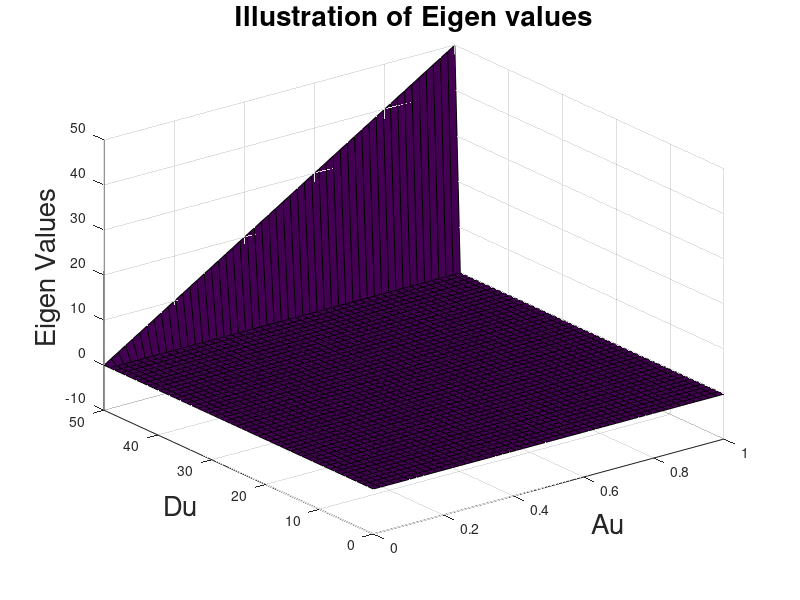
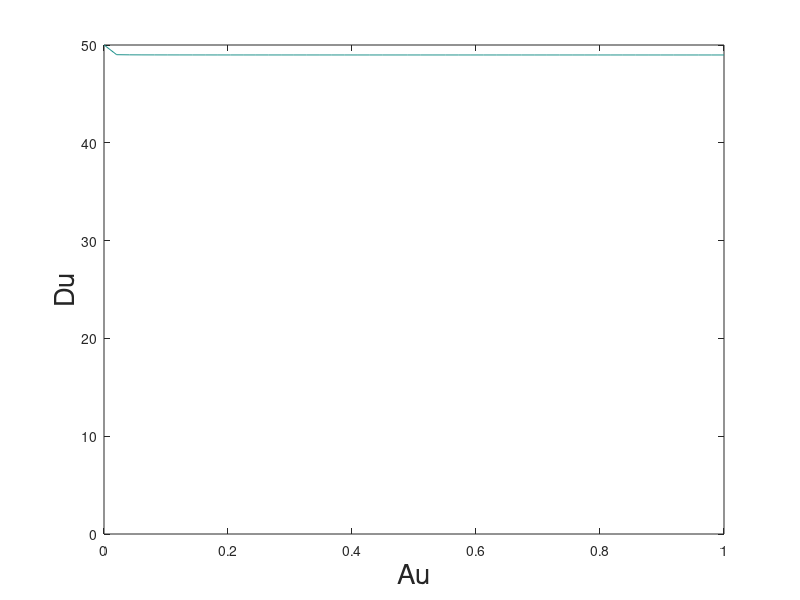

These charts were generated, in order, by the following MATLAB code:
% Project II _ Original Model
% Bifurcation and stability analysis (for au, du) (progenitor cells)
%%%
% Find the eigen values to perform stability analysis for the system
%%%
% Define the matrix
lowbound = 0;
upbound = 1;
N = 50;

% Changes in the parameters for progenitor cells
eigenvalues = zeros(1,N);

aw = .1
au_vec = linspace(lowbound, upbound, N);
dw = .3;
du_vec = linspace(lowbound, N, N);
mu = .01;
mw = .02;
mv = .03;

% use for loop to create matrix A for each value of aw and dw 

for i =1:N
    au = au_vec(i);
    for j = 1:N
        du = du_vec(j);
     %    w                           u               v
     A = [(((2*aw - 1).*dw)-mw)      0               0;
        2*(1 - aw).*dw     (2*au - 1).*du-mu      0;
         0                   2*(1 -au).*du         -1*mv];
    eval = eig(A);
    eigenvalues(i,j)= eval(1); % try trace and det instead!
    end
end

% Plot
[Au, Du] = meshgrid(au_vec, du_vec)

figure(1);
surf(Au, Du,eigenvalues)
title('Illustration of Eigen values','fontsize',20)
xlabel('Au','fontsize',20)
ylabel('Du','fontsize',20)
zlabel('Eigen Values','fontsize',20)

% Plot the contour for values of aw, dw where eig(A) = 0
figure(2);
[Au, Du] = meshgrid(au_vec, du_vec)
contour(Au, Du,eigenvalues,[0 0])
xlabel('Au','fontsize',20)
ylabel('Du','fontsize',20)




